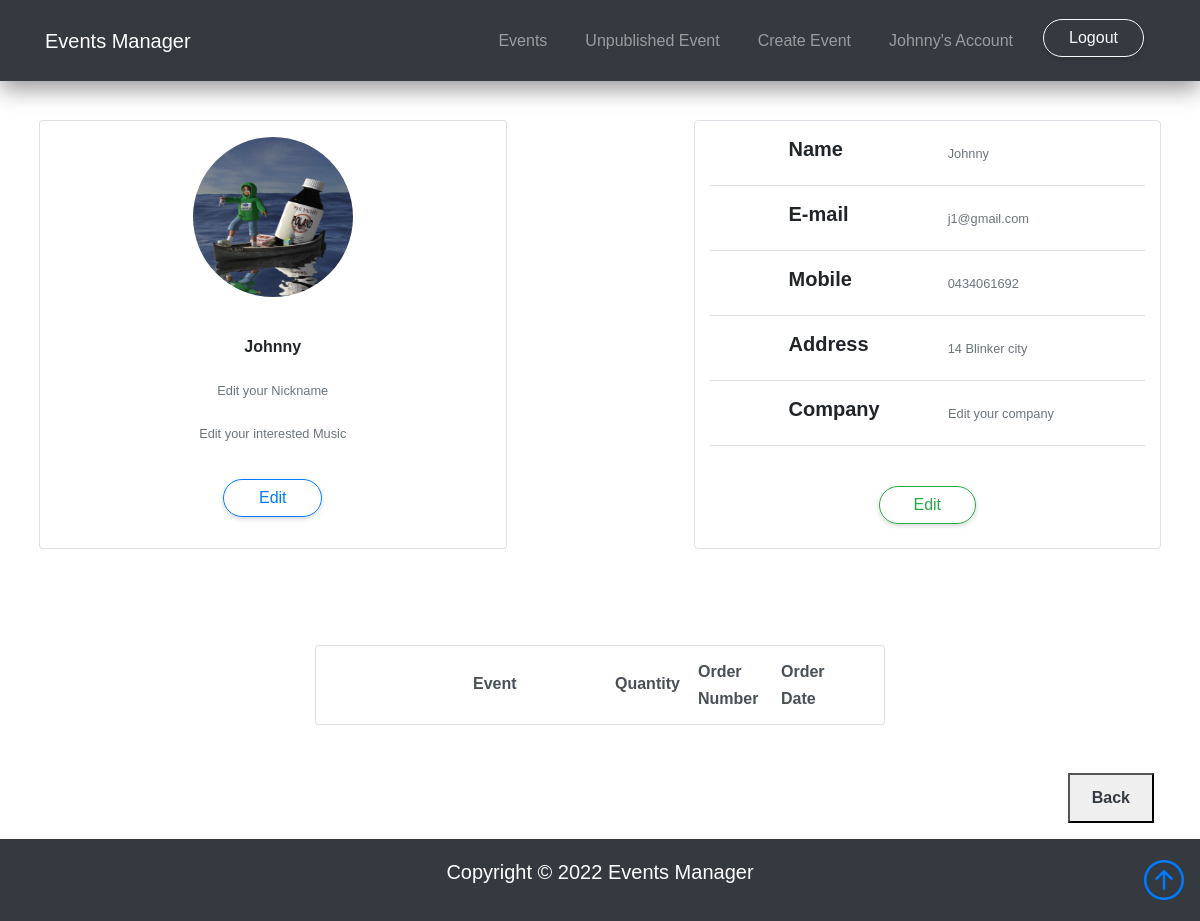
The page /profile (signed in) on the database its author committed.
### website/models.py (models this page shows)
class User(db.Model, UserMixin):
    id = db.Column(db.Integer, primary_key=True)
    fullName = db.Column(db.String(50), nullable=False)
    email = db.Column(db.String(150), unique=True)
    password = db.Column(db.String(255), nullable=False)
    phone = db.Column(db.String(15))
    address = db.Column(db.String(50), nullable=True)
    company = db.Column(db.String(30), nullable=True)
    nickname = db.Column(db.String(20), nullable=True)
    interest = db.Column(db.String(30), nullable=True)
    img = db.Column(db.String(255))
    events = db.relationship('Event')
    comments = db.relationship('Comment')
    bookings = db.relationship('Booking')
    events = db.relationship('Event', backref='user')
    comments = db.relationship('Comment', backref='user')
    bookings = db.relationship('Booking', backref='user')

### website/views.py (the view)
@views.route('/profile', methods=['GET', 'POST'])
def profile():
    user = User.query.filter_by(id=current_user.id).first()
    pForm = UpdateProfile()
    contactForm = UpdateContact()
    if contactForm.submitContact.data and contactForm.validate():
      if contactForm.email.data != None and len(contactForm.email.data) > 0:
        user.email = contactForm.email.data
      if contactForm.mobile.data != None and len(contactForm.mobile.data) > 0:
        user.phone = contactForm.mobile.data
      if contactForm.company.data != None and len(contactForm.company.data) > 0:
        user.company = contactForm.company.data
      if contactForm.address.data != None and len(contactForm.address.data) > 0:
        user.address = contactForm.address.data
      db.session.commit()
      return redirect(url_for('views.profile'))
    else:
      print(contactForm.errors)
    if pForm.submitProfile.data and pForm.validate():
      if pForm.nickname.data != None and len(pForm.nickname.data) > 0:
        user.nickname = pForm.nickname.data
      if pForm.interest.data != None and len(pForm.interest.data) > 0:
        user.interest = pForm.interest.data
      try:
        imgUrl = check_upload_file(pForm)
        if len(imgUrl) > 0:
            user.img = imgUrl
      except:
        print("No image upload")
      db.session.commit()
      return redirect(url_for('views.profile'))
    else:
      print(pForm.errors)
    return render_template('account.html', user=current_user, pForm=pForm, contactForm=contactForm)

### website/__init__.py (called while the page is built)
def create_app():
    app.debug=True
    app.secret_key='utroutoru'
    app.config['SQLALCHEMY_DATABASE_URI'] = f'sqlite:///{DB_NAME}'
    db.init_app(app)
    bootstrap = Bootstrap(app)
    login_manager = LoginManager()
    login_manager.login_view='auth.login'
    login_manager.init_app(app)
    from . import views
    app.register_blueprint(views.views, url_prefix='/')
    from . import auth
    app.register_blueprint(auth.auth, url_prefix='/')
    from . import events
    app.register_blueprint(events.bp)
    from .models import User, Event, Comment
    create_database(app)
    create_database(app)
    @login_manager.user_loader
    def load_user(id):
        return User.query.get(int(id))
    return app

### website/templates/account.html (shortened to what this page needs)
{% extends 'base.html' %}
{% import "bootstrap/form.html" as wtf %}
{% block body %}
        <div class="mt-5 pt-5">
        </div>
        <div class="container p-4 pb-4 ">
          <div class="row d-flex justify-content-between">
            <div class="card col-md-5 d-flex justify-content-end">
              <div class="col-md-auto p-3 d-flex justify-content-center">
                {% if user.img == None %}
                <img src="../static/images/user/default_user.jpg" alt="default user img" style="border-radius: 50%; width: 10rem;">
                {% else %}
                <img src="{{ user.img }}" alt="default user img" style="border-radius: 50%; width: 10rem; height: 10rem;">
                {% endif %}
              </div>
              <div class="card-body">
                <p class="card-text fw-bold text-center">{{user.fullName}}</p>
                {% if user.nickname == None %}
                <p class="card-text text-center animate__animated animate__bounce"><small class="text-muted">Edit your Nickname</small></p>
                {% else %}
                <p class="card-text text-center"><small class="text-muted">{{user.nickname}}</small></p>
                {% endif %}
                {% if user.interest == None %}
                <p class="card-text text-center w-100 animate__animated animate__bounce"><small class="text-muted">Edit your interested Music</small></p>
                {% else %}
                <p class="card-text text-center w-100 animate__bounceIn"><small class="text-muted">Interested {{user.interest}}</small></p>
                {% endif %}
                <div class="d-flex justify-content-center">
                  <button class="btn btn-outline-primary col-lg-3 mt-3"
                  data-bs-toggle="modal" data-bs-target="#profile">
                  Edit
                  </button>
                </div>
              </div>
            </div>
            <div class="card border border-2 col-md-5" style="width: 50rem;">
              <div class="container bg-white border-bottom d-flex flex-row">
                <div class="col-md-4 p-3 ms-5 align-items-center ">
                  <h5>Name</h5>
                </div>
                <div class="col-md-7 p-3 align-items-center d-flex ms-4"><p class="card-text"><small class="text-muted">{{user.fullName}}</small></div>
              </div>
              <div class="container bg-white border-bottom d-flex flex-row">
                <div class="col-md-4 p-3 ms-5 align-items-center">
                  <h5>E-mail</h5>
                </div>
                <div class="col-md-7 p-3 align-items-center d-flex ms-4"><p class="card-text w-100"><small class="text-muted">{{user.email}}</small></div>
              </div>
              <div class="container bg-white border-bottom d-flex flex-row">
                <div class="col-md-4 p-3 ms-5 align-items-center ">
                  <h5>Mobile</h5>
                </div>
                <div class="col-md-7 p-3 align-items-center d-flex ms-4"><p class="card-text w-100"><small class="text-muted">{{user.phone}}</small></div>
              </div>
              <div class="container bg-white border-bottom d-flex flex-row">
                <div class="col-md-4 p-3 ms-5 align-items-center ">
                  <h5>Address</h5>
                </div>
                {% if user.address == None %}
                <div class="col-md-7 p-3 align-items-center d-flex ms-4 animate__animated animate__bounce"><p class="card-text"><small class="text-muted">Edit your address</small></div>
                {% else %}
                <div class="col-md-7 p-3 align-items-center d-flex ms-4"><p class="card-text w-100"><small class="text-muted">{{user.address}}</small></div>
                {% endif %}
              </div>
              <div class="container bg-white border-bottom d-flex flex-row">
                <div class="col-md-4 p-3 ms-5 align-items-center ">
                  <h5>Company</h5>
                </div>
                {% if user.company == None %}
                <div class="col-md-7 p-3 align-items-center d-flex ms-4 animate__animated animate__bounce"><p class="card-text"><small class="text-muted">Edit your company</small></div>
                {% else %}
                <div class="col-md-7 p-3 align-items-center d-flex ms-4"><p class="card-text w-100"><small class="text-muted">{{user.company}}</small></div>
                {% endif %}
              </div>
              <div class="d-flex justify-content-center align-items-center p-4">
                <button class="btn btn-outline-success col-lg-3 mt-3"
                  data-bs-toggle="modal" data-bs-target="#contact">
                  Edit
                  </button>
              </div>
              </div>
            </div>
          </div>
          <div class="container p-6 col w-50 pt-4 mt-5 pb-4 h-100;">
              <div class="list-group">
                  <div class="list-group-item list-group-item-action">
                    <div class="d-flex w-100 justify-content-between col">
                      <div class="col-md-2"></div>
                      <div class="mb-1 col-md-4 d-flex align-items-center font-weight-bold">
                        <div class="ms-4">Event</div>
                      </div>
                      <div class="mb-1 col-md-2 d-flex align-items-center font-weight-bold">Quantity</div>
                      <div class="col-md-2 d-flex align-items-center font-weight-bold">Order Number</div>
                      <div class="col-md-2 d-flex align-items-center font-weight-bold">Order Date</div>
                    </div>
                  </div>
                </div>
          </div>
          <div class="container p-3 mt-2 d-flex justify-content-end">
              <button>
                  <a class="nav-link active text-dark fw-bold" style="font-size: medium;" href="/">Back</a>
              </button>
          </div>
    </body>
    {% endblock %}

### website/templates/base.html (shortened to what this page needs)
<!DOCTYPE html>
<html>
  <head>
    <link
      href="https://cdn.jsdelivr.net/npm/bootstrap@5.2.0/dist/css/bootstrap.min.css"
      rel="stylesheet"
    />
    <link
      rel="stylesheet"
      href="https://cdn.jsdelivr.net/npm/bootstrap@4.3.1/dist/css/bootstrap.min.css"
    />
    <link
      rel="stylesheet"
      href="https://cdn.jsdelivr.net/npm/bootstrap-icons@1.3.0/font/bootstrap-icons.css"
    />
    <link
      rel="stylesheet"
      href="{{ url_for('static', filename='css/style.css') }}"
    />
    <link
      rel="stylesheet"
      href="https://cdnjs.cloudflare.com/ajax/libs/animate.css/4.1.1/animate.min.css"
    />
  </head>
  <body>
    <nav class="navbar navbar-expand-lg bg-dark navbar-dark fixed-top">
      <div class="container">
        <a href="/" class="navbar-brand">Events Manager</a>
        <div class="collapse navbar-collapse" id="navmenu">
          <ul class="navbar-nav ms-auto">
            <li class="nav-item">
              <a href="/#content" class="nav-link">Events</a>
            </li>
            {% if current_user.is_authenticated %}
            <li class="nav-item">
              <a href="{{ url_for('event.unpublished') }}" class="nav-link"
                >Unpublished Event</a
              >
            </li>
            <li class="nav-item">
              <a href="{{ url_for('event.create') }}" class="nav-link"
                >Create Event</a
              >
            </li>
            <li class="nav-item">
              <a href="{{ url_for('views.profile') }}" class="nav-link"
                >{{ current_user.fullName }}'s Account</a
              >
            </li>
            <li class="nav-item">
              <button
                type="button"
                onclick="window.location.href='/logout'"
                class="btn btn-outline-light"
              >
                Logout
              </button>
            </li>
            {% endif %}
          </ul>
        </div>
      </div>
    </nav>
    {% block body %}{% endblock %}
    <footer class="position-relative p-3 bg-dark text-white text-center">
      <div class="container">
        <a href="#" class="position-absolute bottom-0 end-0 p-3">
          <i class="bi bi-arrow-up-circle h1 text-center"></i>
        </a>
        <p class="lead">Copyright &copy; 2022 Events Manager</p>
      </div>
    </footer>
  </body>
</html>

### website/static/css/style.css (style rules this page uses)
:root { --box-shadow: 0 8px 22px rgba(0, 0, 0, 0.411); --box-shadow-less: 0 8px 22px rgba(0, 0, 0, 0.1); --body: #888; }
body { font-family: "Sora", sans-serif; line-height: 1.7; min-height: 100vh; display: flex; flex-direction: column; }
h1, h2, h3, h4, h5, h6, .display-4 { font-weight: 700; }
.nav-item { padding: 6px; margin: 5px 5px; }
.navbar { box-shadow: var(--box-shadow); }
.card-body { justify-content: center; align-items: center; }
.btn { padding-left: 25px; padding-right: 25px; border-radius: 50px; -webkit-box-shadow: 0 2px 5px rgba(0, 0, 0, 0.16); box-shadow: 0 2px 5px rgba(0, 0, 0, 0.16); }

### rows shown on the page
User: fullName "Johnny", email "j1@gmail.com", phone "0434061692", address "14 Blinker city"
